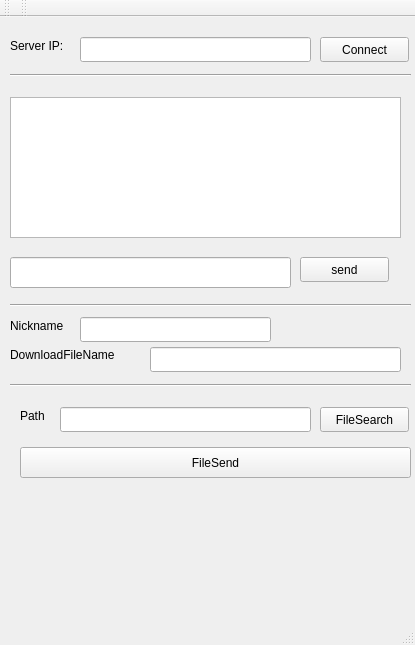
<?xml version="1.0" encoding="UTF-8"?>
<ui version="4.0">
 <class>MainWindow</class>
 <widget class="QMainWindow" name="MainWindow">
  <property name="geometry">
   <rect>
    <x>0</x>
    <y>0</y>
    <width>415</width>
    <height>645</height>
   </rect>
  </property>
  <property name="windowTitle">
   <string>CupClient</string>
  </property>
  <widget class="QWidget" name="centralWidget">
   <widget class="QTextEdit" name="textEdit">
    <property name="geometry">
     <rect>
      <x>10</x>
      <y>80</y>
      <width>391</width>
      <height>141</height>
     </rect>
    </property>
    <property name="readOnly">
     <bool>true</bool>
    </property>
   </widget>
   <widget class="QLineEdit" name="lineEdit">
    <property name="geometry">
     <rect>
      <x>10</x>
      <y>240</y>
      <width>281</width>
      <height>31</height>
     </rect>
    </property>
   </widget>
   <widget class="QPushButton" name="sendButton">
    <property name="geometry">
     <rect>
      <x>300</x>
      <y>240</y>
      <width>89</width>
      <height>25</height>
     </rect>
    </property>
    <property name="text">
     <string>send</string>
    </property>
   </widget>
   <widget class="QLineEdit" name="nickname">
    <property name="geometry">
     <rect>
      <x>80</x>
      <y>300</y>
      <width>191</width>
      <height>25</height>
     </rect>
    </property>
   </widget>
   <widget class="QLabel" name="label">
    <property name="geometry">
     <rect>
      <x>10</x>
      <y>300</y>
      <width>67</width>
      <height>17</height>
     </rect>
    </property>
    <property name="text">
     <string>Nickname</string>
    </property>
   </widget>
   <widget class="QPushButton" name="fileSendButton">
    <property name="geometry">
     <rect>
      <x>20</x>
      <y>430</y>
      <width>391</width>
      <height>31</height>
     </rect>
    </property>
    <property name="text">
     <string>FileSend</string>
    </property>
   </widget>
   <widget class="QLineEdit" name="path">
    <property name="geometry">
     <rect>
      <x>60</x>
      <y>390</y>
      <width>251</width>
      <height>25</height>
     </rect>
    </property>
   </widget>
   <widget class="QLabel" name="label_2">
    <property name="geometry">
     <rect>
      <x>20</x>
      <y>390</y>
      <width>31</width>
      <height>17</height>
     </rect>
    </property>
    <property name="text">
     <string>Path</string>
    </property>
   </widget>
   <widget class="QPushButton" name="fileSearchButton">
    <property name="geometry">
     <rect>
      <x>320</x>
      <y>390</y>
      <width>89</width>
      <height>25</height>
     </rect>
    </property>
    <property name="text">
     <string>FileSearch</string>
    </property>
   </widget>
   <widget class="QLabel" name="label_3">
    <property name="geometry">
     <rect>
      <x>10</x>
      <y>330</y>
      <width>141</width>
      <height>16</height>
     </rect>
    </property>
    <property name="text">
     <string>DownloadFileName</string>
    </property>
   </widget>
   <widget class="Line" name="line">
    <property name="geometry">
     <rect>
      <x>10</x>
      <y>280</y>
      <width>401</width>
      <height>16</height>
     </rect>
    </property>
    <property name="orientation">
     <enum>Qt::Horizontal</enum>
    </property>
   </widget>
   <widget class="Line" name="line_2">
    <property name="geometry">
     <rect>
      <x>10</x>
      <y>360</y>
      <width>401</width>
      <height>16</height>
     </rect>
    </property>
    <property name="orientation">
     <enum>Qt::Horizontal</enum>
    </property>
   </widget>
   <widget class="QLineEdit" name="download">
    <property name="geometry">
     <rect>
      <x>150</x>
      <y>330</y>
      <width>251</width>
      <height>25</height>
     </rect>
    </property>
   </widget>
   <widget class="Line" name="line_3">
    <property name="geometry">
     <rect>
      <x>10</x>
      <y>50</y>
      <width>401</width>
      <height>16</height>
     </rect>
    </property>
    <property name="orientation">
     <enum>Qt::Horizontal</enum>
    </property>
   </widget>
   <widget class="QLabel" name="label_4">
    <property name="geometry">
     <rect>
      <x>10</x>
      <y>20</y>
      <width>67</width>
      <height>17</height>
     </rect>
    </property>
    <property name="text">
     <string>Server IP:</string>
    </property>
   </widget>
   <widget class="QLineEdit" name="serverIp">
    <property name="geometry">
     <rect>
      <x>80</x>
      <y>20</y>
      <width>231</width>
      <height>25</height>
     </rect>
    </property>
   </widget>
   <widget class="QPushButton" name="connectButton">
    <property name="geometry">
     <rect>
      <x>320</x>
      <y>20</y>
      <width>89</width>
      <height>25</height>
     </rect>
    </property>
    <property name="text">
     <string>Connect</string>
    </property>
   </widget>
  </widget>
  <widget class="QMenuBar" name="menuBar">
   <property name="geometry">
    <rect>
     <x>0</x>
     <y>0</y>
     <width>415</width>
     <height>22</height>
    </rect>
   </property>
  </widget>
  <widget class="QToolBar" name="mainToolBar">
   <attribute name="toolBarArea">
    <enum>TopToolBarArea</enum>
   </attribute>
   <attribute name="toolBarBreak">
    <bool>false</bool>
   </attribute>
  </widget>
  <widget class="QStatusBar" name="statusBar"/>
  <widget class="QToolBar" name="toolBar">
   <property name="windowTitle">
    <string>toolBar</string>
   </property>
   <attribute name="toolBarArea">
    <enum>TopToolBarArea</enum>
   </attribute>
   <attribute name="toolBarBreak">
    <bool>false</bool>
   </attribute>
  </widget>
 </widget>
 <layoutdefault spacing="6" margin="11"/>
 <resources/>
 <connections/>
</ui>
